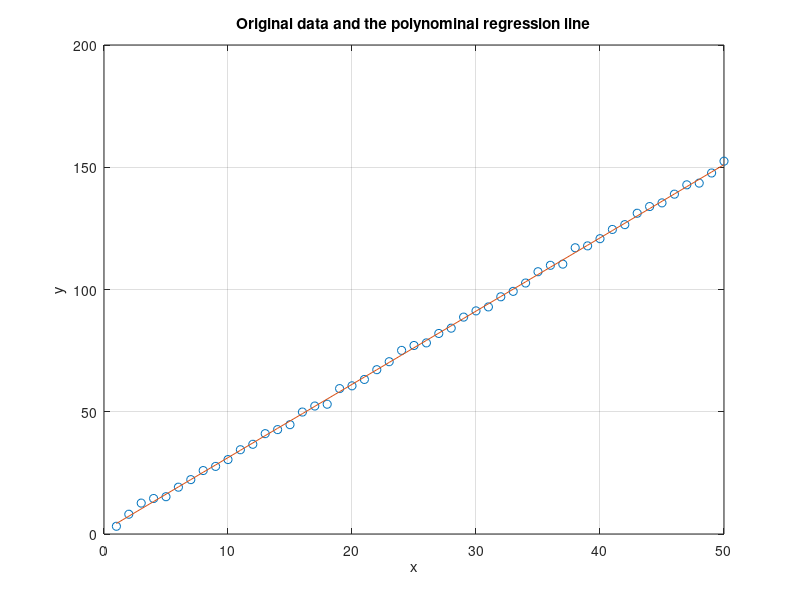

Write the MATLAB code that produced this figure.
% Clear all variables from the workspace
clear all

% Close all figures
close all

% Clear command window
clc

% Define variables
num_elements = 50; % Number of elements
a = 3; % Slope of the line
b = 1; % Intercept of the line
c = 1; % Constant added to the y values

% Generate x values
x = 1:1:num_elements;

% Generate y values as a linear function of x with some random noise
y = a * x + randn(1, num_elements);

% Add a constant to y
y=y+c;

% polynomial regression
w=polyfit(x,y,1);  % attach regression line to our values
ye=polyval(w,x);  % calc values

% Plot the original data
figure(1)

plot(x, y, 'o');grid on;hold on;  % Plot the original data
plot(x, ye);
% Label the x and y axes
xlabel('x');
ylabel('y');
title('Original data and the polynominal regression line');